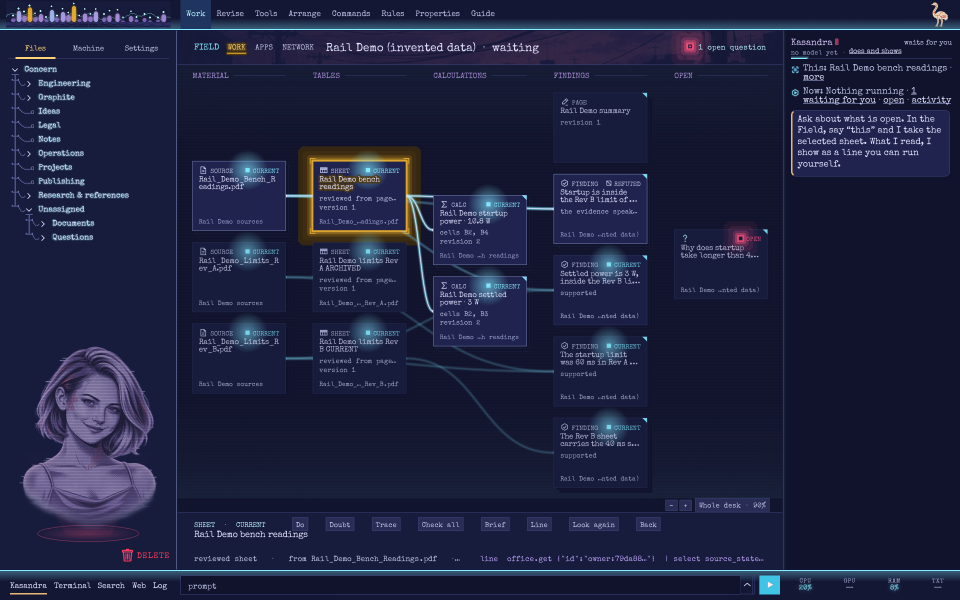
#> input picture wip/2026-11-20_head_footer_mockup/equalizer/D_neonscope_kasandra.png, 1920 x 1200 px, given in place of mock3_kasandra.png, which was not available (shown at 1/2 size)
$ python render.py D_neonscope_kasandra.png
#> lines starting #> are read from the running program, lines starting #| are printed output that depends on the picture
import sys, math, random
from PIL import Image, ImageDraw, ImageFilter
S=sys.argv[1]
def hx(c):
    c=c.lstrip('#');return tuple(int(c[i:i+2],16) for i in (0,2,4))
PAL={'kasandra':dict(ground=hx('171b3c'),low=hx('5f4fa8'),mid=hx('ab8eda'),high=hx('83eaff'),hot=hx('e2a72e'),peak=hx('b9f4ff'),rest=hx('2a2d5c'),grid=hx('3a3f86')),
     'graphite':dict(ground=hx('0b0e0d'),low=hx('789654'),mid=hx('c3ed74'),high=hx('cbf08b'),hot=hx('ff9a36'),peak=hx('f4e8ce'),rest=hx('1c2420'),grid=hx('2c3a2a'))}
random.seed(7)
cpu=[0.18,0.62,0.35,0.81,0.27,0.44,0.12,0.69,0.22,0.55,0.38,0.91,0.15,0.47,0.3,0.58]
other=[0.22,0.35, 0.47,0.06, 0.32,0.12, 0.18,0.07, 0.08,0.41]
vals=cpu+other; groups=[16,2,2,2,2,2]
peaks=[min(1,v+random.uniform(0.04,0.2)) for v in vals]
hist=[0.25+0.18*math.sin(i/7.0)+0.12*math.sin(i/2.3)+random.uniform(-0.05,0.05) for i in range(120)]
def mix(a,b,t):return tuple(int(a[i]+(b[i]-a[i])*t) for i in range(3))
def ramp(P,t):
    return mix(P['low'],P['mid'],t/0.5) if t<0.5 else mix(P['mid'],P['high'],(t-0.5)/0.5)
def layout(W,gap=2,ggap=6,x0=10,x1=None):
    x1=x1 or W-10; n=len(vals); avail=x1-x0-(len(groups)-1)*ggap-(n-len(groups))*gap; bw=avail/n; xs=[];x=x0
    for g,k in enumerate(groups):
        for j in range(k):
            xs.append(x); x+=bw+(gap if j<k-1 else 0)
        x+=ggap
    return xs,bw
def glow(base,layer,radius=3,amount=1.0):
    g=layer.filter(ImageFilter.GaussianBlur(radius))
    return Image.alpha_composite(Image.alpha_composite(base,Image.eval(g,lambda v:int(min(255,v*amount)))),layer)
def hifi(W,H,P):
    im=Image.new('RGBA',(W,H),P['ground']+(255,)); lay=Image.new('RGBA',(W,H),(0,0,0,0)); d=ImageDraw.Draw(lay); rd=ImageDraw.Draw(im)
    rows=10; top=5; base=H-14; ch=(base-top-(rows-1))/rows; xs,bw=layout(W)
    for i,(x,v) in enumerate(zip(xs,vals)):
        lit=max(1,round(v*rows))
        for r in range(rows):
            y1=base-r*(ch+1); y0=y1-ch
            if r<lit:
                c=P['hot'] if r>=rows-2 else ramp(P,r/(rows-1))
                d.rectangle([x,y0,x+bw-1,y1-1],fill=c+(255,))
                # reflection
                ry0=base+2+r*2.2;
                if ry0<H-1: rd.rectangle([x,ry0,x+bw-1,min(H-1,ry0+1.4)],fill=mix(P['ground'],c,max(0,0.35-r*0.07)))
            else:
                rd.rectangle([x,y0,x+bw-1,y1-1],fill=P['rest'])
        pk=round(peaks[i]*rows); y=base-(pk-1)*(ch+1)-ch-2
        d.rectangle([x,y,x+bw-1,y+1],fill=P['peak']+(235,))
    return glow(im,lay,2.2,0.9).convert('RGB')
def neon(W,H,P):
    im=Image.new('RGBA',(W,H),P['ground']+(255,)); rd=ImageDraw.Draw(im)
    base=H-12
    # perspective grid floor
    for k in range(1,5):
        y=base+k*k*0.7+1; rd.line([0,y,W,y],fill=mix(P['ground'],P['grid'],0.9-k*0.15))
    vp=W/2
    for k in range(-10,11):
        rd.line([vp+k*6,base,vp+k*40,H],fill=mix(P['ground'],P['grid'],0.6))
    lay=Image.new('RGBA',(W,H),(0,0,0,0)); d=ImageDraw.Draw(lay); xs,bw=layout(W,gap=3,ggap=8)
    for i,(x,v) in enumerate(zip(xs,vals)):
        h=max(2,v*(base-6)); c=P['hot'] if v>0.8 else ramp(P,v)
        d.rounded_rectangle([x+0.5,base-h,x+bw-0.5,base],radius=min(3,bw/2),fill=c+(255,))
        py=base-peaks[i]*(base-6)-3; d.ellipse([x+bw/2-1.6,py-1.6,x+bw/2+1.6,py+1.6],fill=P['peak']+(255,))
    return glow(im,lay,3.5,1.6).convert('RGB')
def scope(W,H,P):
    im=Image.new('RGBA',(W,H),P['ground']+(255,)); rd=ImageDraw.Draw(im)
    base=H-6
    for y in range(8,base,8): rd.line([0,y,W,y],fill=mix(P['ground'],P['grid'],0.45))
    for x in range(0,W,20): rd.line([x,4,x,base],fill=mix(P['ground'],P['grid'],0.3))
    tr=Image.new('RGBA',(W,H),(0,0,0,0)); td=ImageDraw.Draw(tr)
    pts=[(W*i/(len(hist)-1), base-2-h*(base-10)) for i,h in enumerate(hist)]
    td.line(pts,fill=P['high']+(255,),width=2)
    im=glow(im,tr,2.5,1.4)
    lay=Image.new('RGBA',(W,H),(0,0,0,0)); d=ImageDraw.Draw(lay); xs,bw=layout(W,gap=2,ggap=6)
    for i,(x,v) in enumerate(zip(xs,vals)):
        h=max(2,v*(base-8)); c=P['hot'] if v>0.8 else ramp(P,v)
        d.rectangle([x,base-h,x+bw-1,base],fill=c+(150,))
        d.rectangle([x,base-h,x+bw-1,base-h+1],fill=P['peak']+(255,))
    return Image.alpha_composite(im,lay).convert('RGB')
VAR={'A_hifi':hifi,'B_neon':neon,'C_scope':scope}
for look in ('kasandra','graphite'):
    P=PAL[look]
    shot=Image.open(f'{S}/work/head_mock/mock3_{look}.png').convert('RGB'); orig=Image.open(f'{S}/work/shots084/out/2_field_{look}.png').convert('RGB')
#> further down, shot is the input picture: PIL image 1920x1200 RGB; mean R, G, B 31, 34.8, 63.8
    mid=353 if look=='kasandra' else 325
    for name,fn in VAR.items():
        out=shot.copy()
        ref=[orig.getpixel((900,y)) for y in range(58)]
        for x in range(0,mid-2):
            for y in range(58): out.putpixel((x,y),ref[y])
        eq=fn(mid-24,52,P); out.paste(eq,(12,3))
        out.save(f'{name}_{look}.png')
        out.crop((0,0,mid+330,70)).resize(((mid+330)*2,140),Image.LANCZOS).save(f'{name}_{look}_zoom.png')
        eq.resize((eq.size[0]*3,eq.size[1]*3),Image.NEAREST).save(f'{name}_{look}_x3.png')
#> this loop made 3 passes
#> pass 1, in hifi, `im = Image.new('RGBA', (W, H), P['ground'] + (255,))`:
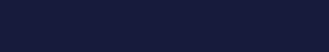
#> im: PIL image 329x52 RGBA; mean R, G, B, A 23, 27, 60, 255
#> pass 1, in glow, `g=layer.filter(ImageFilter.GaussianBlur(radius))`:
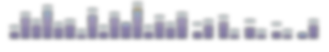
#> g: PIL image 329x52 RGBA; mean R, G, B, A 21.1, 20.6, 31.4, 39.7; transparent parts drawn white
#> pass 1, `eq = fn(mid - 24, 52, P)`:
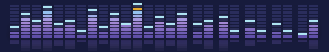
#> eq: PIL image 329x52 RGB; mean R, G, B 46.9, 48.5, 90.1
#> after the loop:
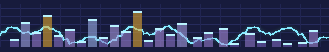
#> eq: PIL image 329x52 RGB; mean R, G, B 47.7, 53.9, 87.3
#> (the run stopped early here; a loop or call above may not have finished)
